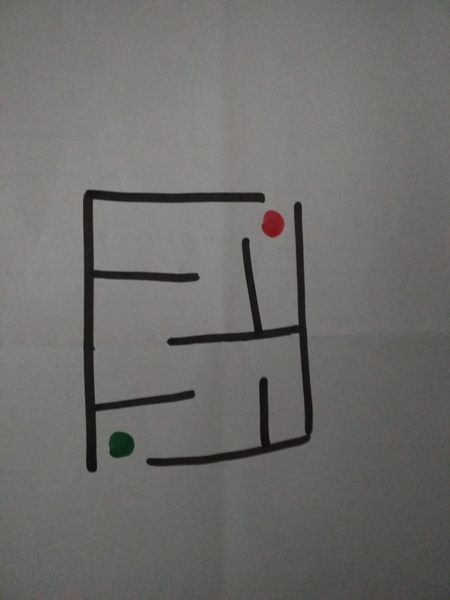
//> input picture imgs/paper/dark.jpg, 450 x 600 px
$ ./Solver   (built with g++ and OpenCV 4)
//> lines starting //> are read from the running program, lines starting //| are printed output that depends on the picture; after the words box and inside, x2 and y2 are one past the last pixel; in counts of white or black regions, pixels touching at a corner belong together
// cpp.cpp : Defines the entry point for the console application.
//
#include <iostream>
#include <string>
#include <iostream>
#include <vector>

#include "opencv2/core.hpp"
#include "opencv2/imgproc.hpp"
#include "opencv2/features2d.hpp"
#include "opencv2/highgui.hpp"

#include "AStar.h"

using namespace cv;
using namespace std;

// don't forget to insert folder with images to folder
const string ImageFolder = "../../../imgs/paper/";
const int GREEN = 1, RED = 2;

// [44 lines left out: functions color_points_detection, find_entry_and_exit, not called in this run]

int main()
{
	Mat img = imread(ImageFolder + "dark.jpg");
//> img is the input picture: 600 rows x 450 cols, CV_8UC3; mean B, G, R 106.3, 109.2, 109.8

	Mat blurred_image, opened_image, gray_image, thresh_image;

	GaussianBlur(img, blurred_image, Size(3, 3), 5, 3);
	//bilateralFilter(img, blurred_image, 1, 20, 5);
	morphologyEx(blurred_image, opened_image, MORPH_CLOSE, getStructuringElement(MORPH_ELLIPSE, Size(3, 3)), Point(-1, -1), 2);

	cvtColor(opened_image, gray_image, COLOR_BGR2GRAY);
	//threshold(gray_image, thresh_image, 100, 255, THRESH_BINARY_INV);
	adaptiveThreshold(gray_image, thresh_image, 255, ADAPTIVE_THRESH_GAUSSIAN_C, THRESH_BINARY_INV, 11, 7);
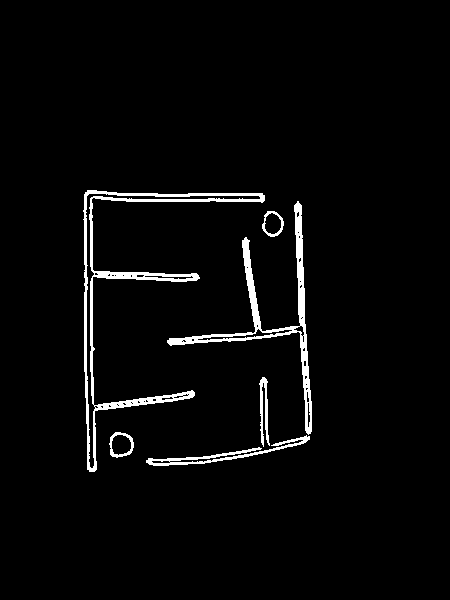
//> thresh_image: 600 rows x 450 cols, CV_8UC1; 3.1% white; 6 white regions


	////Creating mask
	vector<vector<Point>> found_contours;
	vector<Vec4i> hierarchy;
	findContours(thresh_image, found_contours, hierarchy, RETR_TREE, CHAIN_APPROX_NONE);
//> found_contours = 57 contours, 39 with area under 20; largest, box (x1, y1, x2, y2) and area: (83, 190, 265, 472) 4802, (167, 201, 312, 435) 2730, (85, 193, 261, 469) 1779, (146, 435, 310, 466) 608, (109, 432, 134, 458) 475
	//drawContours(img, found_contours, -1, Scalar(255, 0, 0));
	vector<Point> for_convex;

	//filter contours which size less 10% from highest contour size
	int maxContourSize = static_cast<int>(found_contours[0].size());
//> maxContourSize = 581

	for (auto &found_contour : found_contours) {
		if (found_contour.size() > (maxContourSize))
			maxContourSize = static_cast<int>(found_contour.size());
	}
//> this loop made 57 passes
//> maxContourSize on passes 8, 32: 913, 1321
//> after the loop, maxContourSize = 1321
	cout << maxContourSize << endl;
//| 1321
	maxContourSize /= 10;
//> maxContourSize = 132

	for (auto &found_contour : found_contours) {
		if (found_contour.size() > maxContourSize)
		{
			for (const auto &j : found_contour)
				for_convex.push_back(j);
		}
	}
//> this loop made 57 passes
//> after the loop, for_convex = 4161 Points (x, y), first 12: [306, 435], [305, 436], [304, 436], [303, 437], [302, 437], [301, 437], [300, 437], [299, 438], [298, 438], [297, 438], [296, 438], [295, 439]
	vector<Point> hull;
	convexHull(for_convex, hull);
//> hull = contour of 25 points, box (x1, y1, x2, y2) (83, 190, 312, 472), area 59697
	vector<vector<Point>> closed_maze;
	closed_maze.push_back(hull);
//> closed_maze = 1 contour; box (x1, y1, x2, y2) and area: (83, 190, 312, 472) 59697
	//drawContours(img, closed_maze, -1, Scalar(0, 0, 0), 4);
	drawContours(thresh_image, closed_maze, -1, Scalar(255, 0, 0), 4);
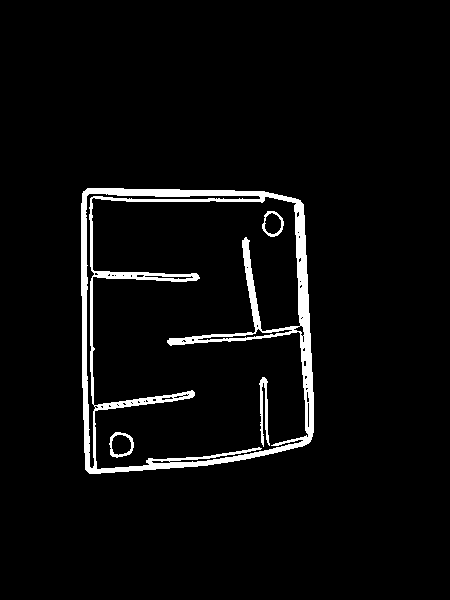
//> thresh_image: 600 rows x 450 cols, CV_8UC1; 4.2% white; 4 white regions, box (x1, y1, x2, y2) and area: (81, 188, 314, 474) 10719, (259, 377, 270, 447) 371, (109, 432, 134, 458) 210, (262, 211, 284, 237) 173
	Mat mask(img.size(), CV_8UC1);
	drawContours(mask, closed_maze, 0, Scalar(255), -1);
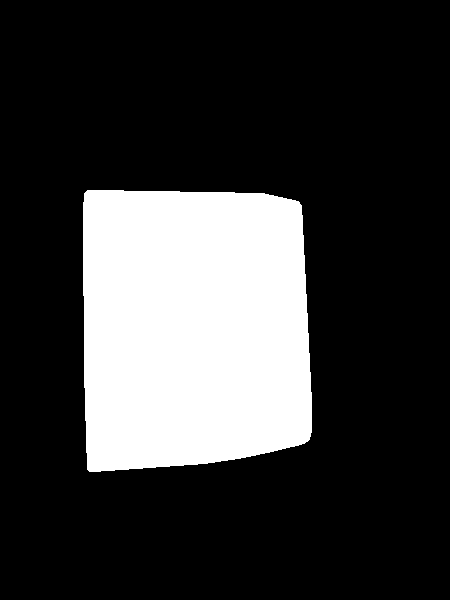
//> mask: 600 rows x 450 cols, CV_8UC1; 22.3% white; 1 white region, box (x1, y1, x2, y2) and area: (83, 190, 312, 472) 60176
	morphologyEx(mask, mask, MORPH_OPEN, getStructuringElement(MORPH_RECT, Size(3, 3)), Point(-1, -1), 2);
	// [11 lines of commented-out code are left out]
	Mat BorderOnly;
	img.copyTo(BorderOnly, mask);
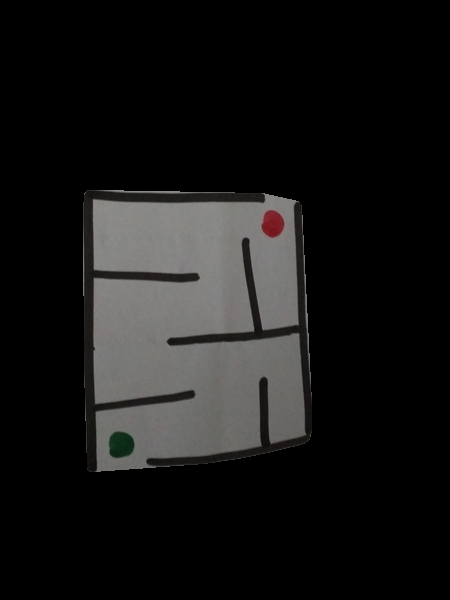
//> BorderOnly: 600 rows x 450 cols, CV_8UC3; mean B, G, R 22.1, 22.7, 23
	cvtColor(BorderOnly, BorderOnly, COLOR_BGR2HSV);
//> BorderOnly: 600 rows x 450 cols, CV_8UC3; mean H, S, V 6.1, 3.4, 23.1
	inRange(BorderOnly, Scalar(0, 0, 0), Scalar(180, 100, 100), BorderOnly);
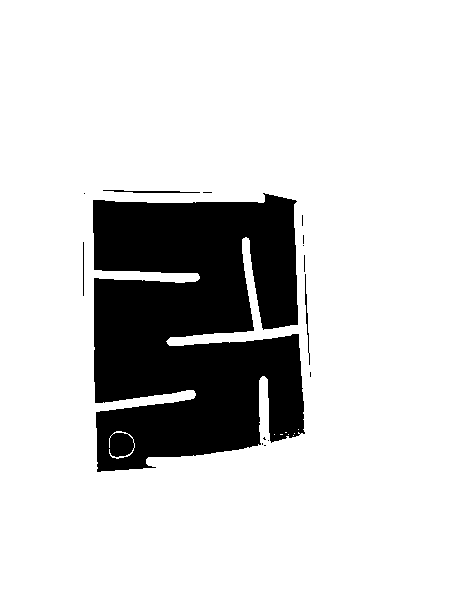
//> BorderOnly: 600 rows x 450 cols, CV_8UC1; 82.4% white; 15 black regions (11 under 20 px), largest, box (x1, y1, x2, y2) and area: (93, 193, 305, 472) 47205, (103, 190, 200, 193) 154, (305, 274, 310, 365) 115, (83, 242, 84, 296) 54
	morphologyEx(BorderOnly, BorderOnly, MORPH_OPEN, getStructuringElement(MORPH_RECT, Size(3, 3)), Point(-1, -1), 1);
	morphologyEx(BorderOnly, BorderOnly, MORPH_CLOSE, getStructuringElement(MORPH_RECT, Size(3, 3)), Point(-1, -1), 1);
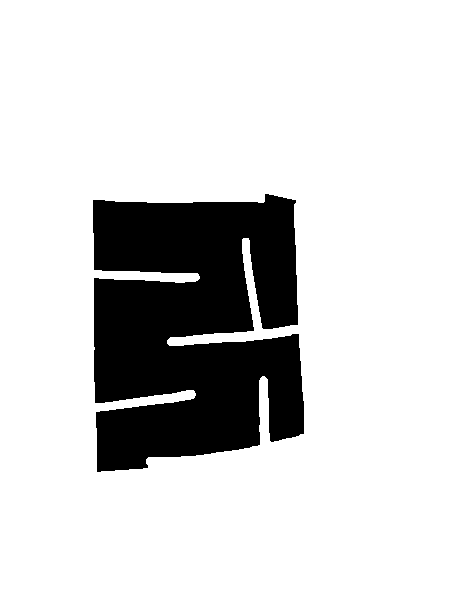
//> BorderOnly: 600 rows x 450 cols, CV_8UC1; 82.5% white; 1 black region, box (x1, y1, x2, y2) and area: (93, 194, 304, 472) 47331

	//cv::inRange(img_copy, Scalar(127, 127, 127), Scalar(255, 255, 255), BorderOnly);
	//PathFinder(&BorderOnly, color_points_detection(&blurred_image, GREEN), color_points_detection(&blurred_image, RED)).copyTo(BorderOnly);

//> (the run ends here: the program needs code that is not available in this run, at `vector<Point> path = PathFinder(&BorderOnly, color_points_detection(&b..`)
